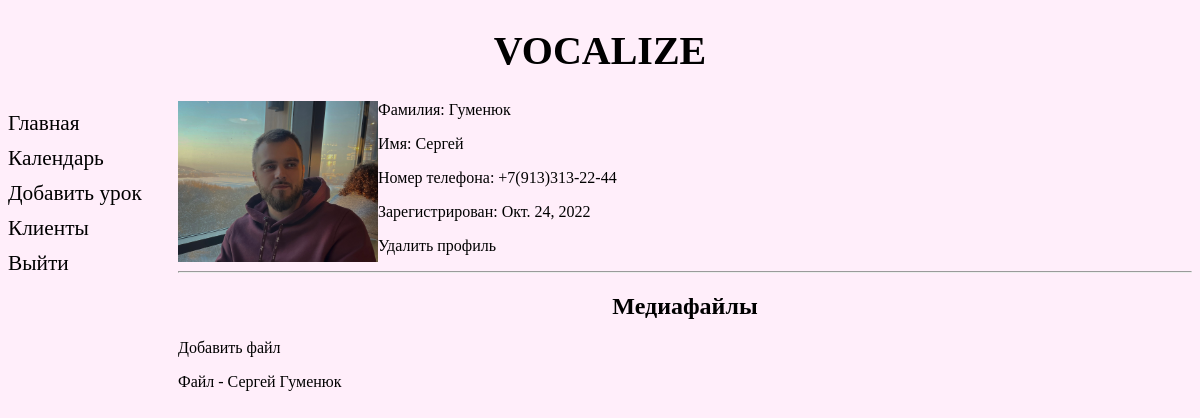
/profile/1/ (signed in), run on the app's committed database.
### main/models.py (models this page shows, shortened)
class Customer(models.Model):
    name = models.CharField(max_length=50, verbose_name='Имя')
    surname = models.CharField(max_length=50, verbose_name='Фамилия')
    photo = models.ImageField(upload_to='photos/%Y/%m/%d/', blank=True, verbose_name='Фото')
    email = models.EmailField(blank=True, unique=True, null=True, verbose_name='Email')
    phone = models.CharField(max_length=20, unique=True, null=True, verbose_name='Номер телефона')
    time_create = models.DateTimeField(auto_now_add=True, verbose_name='Дата создания')
    time_update = models.DateTimeField(auto_now=True, verbose_name='Дата последнего обновления')
    class Meta:
        verbose_name = 'Клиент'
        verbose_name_plural = 'Клиенты'
    def __str__(self):
        return f'{self.name} {self.surname}'

class MediaFile(models.Model):
    customer_id = models.ForeignKey('Customer', on_delete=models.CASCADE, verbose_name='Клиент')
    title = models.CharField(max_length=100, verbose_name='Название')
    description = models.TextField(blank=True, verbose_name='Описание')
    file = models.FileField(
        upload_to='uploads/%Y/%m/%d/',
        validators=[FileExtensionValidator(allowed_extensions=['mp4', 'mp3'])],
        blank=True, null=True, verbose_name='Медиафайл'
    )
    class Meta:
        verbose_name = 'Медиа файл'
        verbose_name_plural = 'Медиа файлы'
    def __str__(self):
        return f'Файл - {self.customer_id}'
    def get_absolute_url(self):
        return reverse('media_file', kwargs={'media_file_id': self.pk})

### main/views.py (the view)
# urls.py: path('profile/<int:customer_id>/', ShowProfile.as_view(), name='profile'),
class ShowProfile(LoginRequiredMixin, DetailView):
    model = Customer
    template_name = 'main/profile.html'
    context_object_name = 'customer'
    pk_url_kwarg = 'customer_id'
    def get_context_data(self, **kwargs):
        context = super().get_context_data(**kwargs)
        context['media_files'] = context['customer'].mediafile_set.all()           #MediaFile.objects.filter(customer_id=context['customer'].pk).select_related('customer_id')
        return context

### main/templates/main/profile.html
{% extends 'main/base.html' %}
{% block content %}
    <div class="profile">
        <div class="profile-photo">
            {% if customer.photo %}
            <img src="{{ customer.photo.url }}" width="200" align="left">
            {% endif %}
        </div>
        <div class="profile-description">
            <p>Фамилия: {{customer.surname}}</p>
            <p>Имя: {{customer.name}}</p>
            <p>Номер телефона: {{customer.phone}}</p>
            {% if customer.email %}<p>Зарегистрирован: {{customer.time_create|date}}</p>{% endif %}
            <p><a href="{% url 'delete_profile' customer.pk %}">Удалить профиль</a></p>
        </div>
        <div class="profile-media">
            <hr>
            <p><h2 align="center">Медиафайлы</h2></p>
            <a href="{% url 'add_media_file' customer.pk %}"><p>Добавить файл</p></a>
            {% for f in media_files %}
            <a href="{{ f.get_absolute_url }}"><p>{{f}}</p></a>
            {% endfor %}
        </div>
    </div>
{% endblock %}

### main/static/main/css/style.css (style rules this page uses)
html { background-color: rgba(255, 222, 246, .5); }
a, a:visited { text-decoration: none; color: black; }

### data on the page
Customer: photo (picture), surname "Гуменюк", name "Сергей", phone "+7(913)313-22-44", time_create "Окт. 24, 2022"
MediaFile: customer_id.surname "Файл - Сергей Гуменюк"
